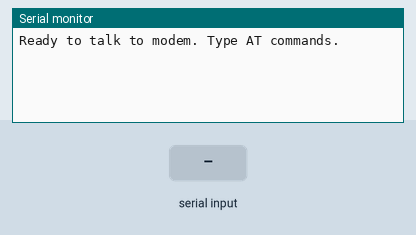
Simulated run of this sketch. Board: Arduino Leonardo, built with avr-gcc and run on an emulated ATmega32U4. Shown: the last lines printed to the serial monitor. Inputs (shaded band) come from the test bench.

Above: at 1.2 s.
1.3 s: "1" received over the second serial link
At 2.1 s:
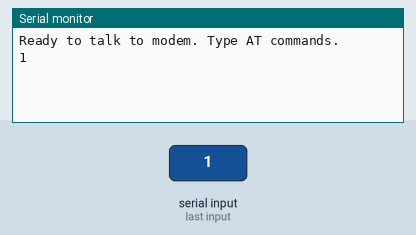
2.8 s: "0" received over the second serial link
At 3.2 s:
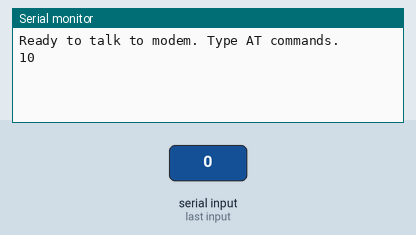

Measured:
- after the input at 1.3 s, the serial monitor: prints a new line at once (image 1)
- after the input at 2.8 s, the serial monitor: prints a new line at once (image 2)

The sketch:

at_test.ino
```cpp
// Serial Passthrough Sketch
// Pro Micro <-> SIM800

void setup() {
  // Serial для общения с компьютером (Монитор порта)
  Serial.begin(9600);
  while (!Serial); // Ждем открытия монитора

  // Serial1 для общения с модемом SIM800 (пины 0, 1)
  Serial1.begin(9600);

  Serial.println("Ready to talk to modem. Type AT commands.");
}

void loop() {
  // Если что-то пришло от модема, отправляем это в компьютер
  if (Serial1.available()) {
    Serial.write(Serial1.read());
  }
  // Если что-то пришло от компьютера, отправляем это модему
  if (Serial.available()) {
    Serial1.write(Serial.read());
  }
}
```
